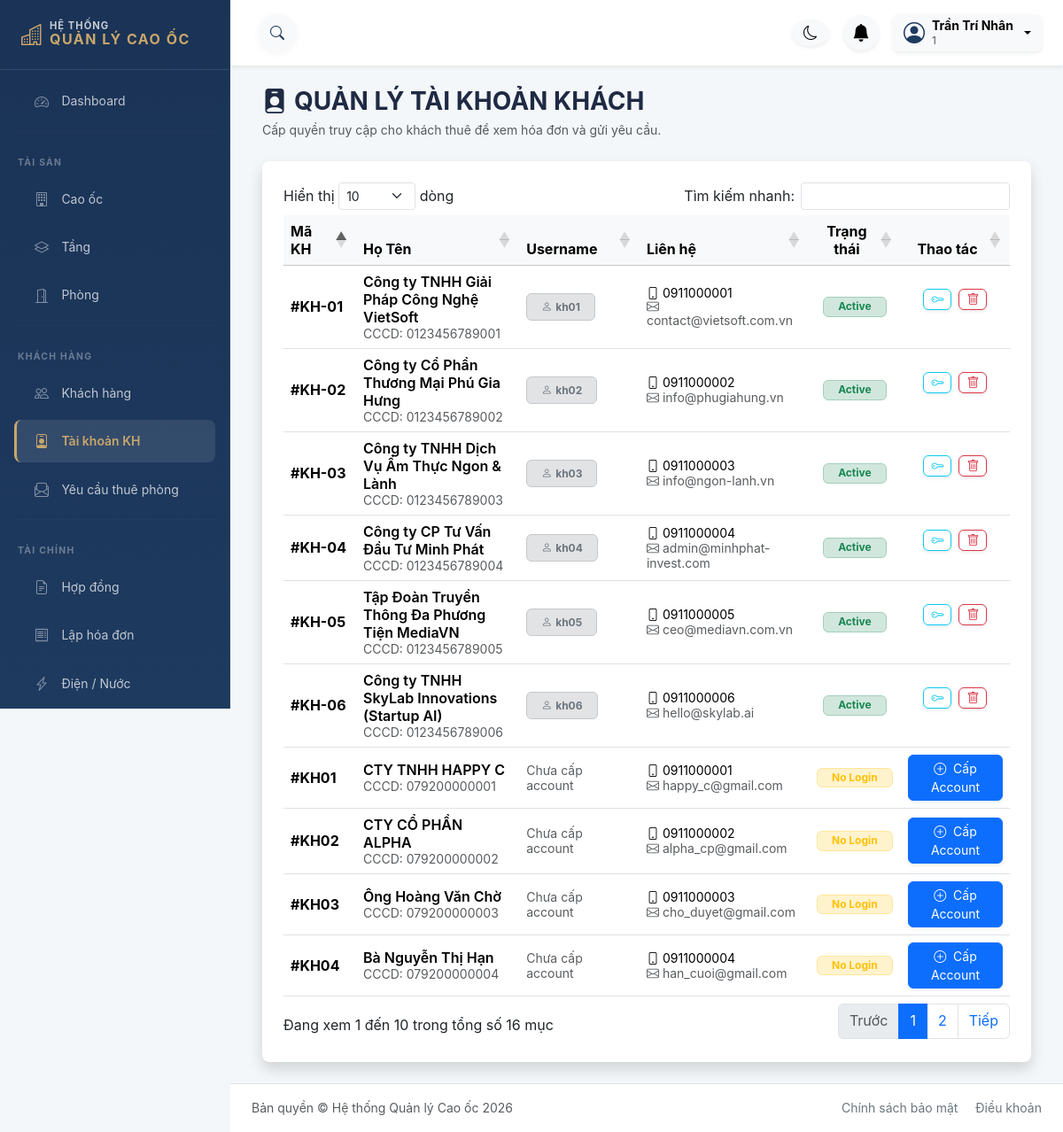
Page /modules/khach_hang_account/index.php (signed in) on the committed database.
### tables this page shows
CREATE TABLE KHACH_HANG_ACCOUNT (
    accountId VARCHAR(50) PRIMARY KEY,
    maKH VARCHAR(20) NOT NULL,
    username VARCHAR(100) NOT NULL UNIQUE,
    password_hash VARCHAR(255) NOT NULL,
    role_id INT DEFAULT 4 COMMENT '4 tương đương ROLE_KHACH_HANG',
    phai_doi_matkhau BOOLEAN DEFAULT 0,
    created_at DATETIME DEFAULT CURRENT_TIMESTAMP,
    deleted_at DATETIME DEFAULT NULL,
    CONSTRAINT fk_account_kh FOREIGN KEY (maKH) REFERENCES KHACH_HANG(maKH) ON DELETE CASCADE
);

CREATE TABLE KHACH_HANG (
    maKH VARCHAR(20) PRIMARY KEY,
    tenKH VARCHAR(100) NOT NULL,
    cccd VARCHAR(20) UNIQUE,
    sdt VARCHAR(15),
    email VARCHAR(100),
    diaChi TEXT,
    deleted_at DATETIME DEFAULT NULL
);

### modules/khach_hang_account/index.php (the view, shortened to what this page needs)
<?php
$pdo = Database::getInstance()->getConnection();
try {
    $stmt = $pdo->query("
        SELECT kh.maKH, kh.tenKH, kh.sdt, kh.email, kh.cccd,
               acc.accountId, acc.username, acc.created_at as acc_created
        FROM KHACH_HANG kh
        LEFT JOIN KHACH_HANG_ACCOUNT acc ON kh.maKH = acc.maKH
        WHERE kh.deleted_at IS NULL
        ORDER BY acc.accountId DESC, kh.maKH DESC
    ");
    $listAccounts = $stmt->fetchAll(PDO::FETCH_ASSOC);
} catch (PDOException $e) {
    error_log("Lỗi truy vấn Account: " . $e->getMessage());
    $listAccounts = [];
}
include __DIR__ . '/../../includes/admin/admin-header.php';
?>
<div class="admin-layout">
    <?php include __DIR__ . '/../../includes/admin/sidebar.php'; ?>
    <div class="admin-main-wrapper flex-grow-1">
        <?php include __DIR__ . '/../../includes/admin/topbar.php'; ?>
        <main class="admin-main-content p-4">
            <div class="container-fluid">
                <div class="mb-4 d-flex justify-content-between align-items-center">
                    <div>
                        <h2 class="h3 fw-bold text-navy mb-1"><i class="bi bi-person-badge-fill me-2"></i>QUẢN LÝ TÀI KHOẢN KHÁCH</h2>
                        <p class="text-muted small mb-0">Cấp quyền truy cập cho khách thuê để xem hóa đơn và gửi yêu cầu.</p>
                    </div>
                </div>
                <div class="card shadow border-0 rounded-3">
                    <div class="card-body p-4">
                        <div class="table-responsive">
                            <table class="table table-hover align-middle table-datatable">
                                <thead class="table-light">
                                    <tr>
                                        <th width="10%">Mã KH</th>
                                        <th>Họ Tên</th>
                                        <th>Username</th>
                                        <th>Liên hệ</th>
                                        <th class="text-center">Trạng thái</th>
                                        <th width="15%" class="text-center">Thao tác</th>
                                    </tr>
                                </thead>
                                <tbody>
                                    <?php foreach ($listAccounts as $acc): ?>
                                        <tr>
                                            <td class="fw-bold">#<?= htmlspecialchars($acc['maKH']) ?></td>
                                            <td>
                                                <div class="fw-semibold text-navy"><?= htmlspecialchars($acc['tenKH']) ?></div>
                                                <small class="text-muted">CCCD: <?= htmlspecialchars($acc['cccd'] ?? 'N/A') ?></small>
                                            </td>
                                            <td>
                                                <?php if($acc['username']): ?>
                                                    <span class="badge bg-secondary-subtle text-secondary border border-secondary-subtle px-3 py-2">
                                                        <i class="bi bi-person me-1"></i><?= htmlspecialchars($acc['username']) ?>
                                                    </span>
                                                <?php else: ?>
                                                    <span class="text-muted italic small">Chưa cấp account</span>
                                                <?php endif; ?>
                                            </td>
                                            <td>
                                                <div class="small"><i class="bi bi-phone me-1"></i><?= htmlspecialchars($acc['sdt']) ?></div>
                                                <div class="small text-muted"><i class="bi bi-envelope me-1"></i><?= htmlspecialchars($acc['email']) ?></div>
                                            </td>
                                            <td class="text-center">
                                                <?php if($acc['accountId']): ?>
                                                    <span class="badge bg-success-subtle text-success border border-success-subtle px-3">Active</span>
                                                <?php else: ?>
                                                    <span class="badge bg-warning-subtle text-warning border border-warning-subtle px-3">No Login</span>
                                                <?php endif; ?>
                                            </td>
                                            <td class="text-center">
                                                <div class="d-flex justify-content-center gap-2">
                                                    <?php if(!$acc['accountId']): ?>
                                                        <a href="tao_taikhoan.php?maKH=<?= urlencode($acc['maKH']) ?>"
                                                           class="btn btn-sm btn-primary rounded shadow-sm px-3"
                                                           title="Cấp tài khoản mới">
                                                            <i class="bi bi-plus-circle me-1"></i> Cấp Account
                                                        </a>
                                                    <?php else: ?>
                                                        <form id="form-reset-<?= $acc['accountId'] ?>" action="reset_matkhau.php" method="POST" class="d-inline">
                                                            <button type="button" class="btn btn-sm btn-outline-info rounded shadow-sm" title="Đặt lại mật khẩu"
                                                                    onclick="confirmAction('reset', '<?= $acc['accountId'] ?>')">
                                                                <i class="bi bi-key"></i>
                                                            </button>
                                                        </form>
                                                        <form id="form-delete-<?= $acc['accountId'] ?>" action="xoa_account.php" method="POST" class="d-inline">
                                                            <button type="button" class="btn btn-sm btn-outline-danger rounded shadow-sm" title="Xóa tài khoản"
                                                                    onclick="confirmAction('delete', '<?= $acc['accountId'] ?>')">
                                                                <i class="bi bi-trash"></i>
                                                            </button>
                                                        </form>
                                                    <?php endif; ?>
                                                </div>
                                            </td>
                                        </tr>
                                    <?php endforeach; ?>
                                </tbody>
                            </table>
                        </div>
                    </div>
                </div>
            </div>
        </main>
        <?php include __DIR__ . '/../../includes/admin/admin-footer.php'; ?>
    </div>
</div>
</body>
</html>

### assets/css/style.css (style rules this page uses)
.admin-layout { display: flex; min-height: 100vh; align-items: stretch; }
.admin-main-wrapper { flex: 1; min-width: 0; overflow-x: hidden; display: flex; flex-direction: column; }
.admin-main-content { flex: 1; padding: 1.5rem 2rem; }

### includes/admin/admin-header.php (style rules this page uses)
.admin-layout { display: flex; min-height: 100vh; }
.admin-main-wrapper { flex-grow: 1; display: flex; flex-direction: column; min-width: 0; transition: all 0.3s ease; }
.admin-main-content { flex-grow: 1; padding: 0.5rem 1.5rem 1.5rem; max-width: 1440px; margin: 0 auto; width: 100%; }

### rows in the picture
khach_hang_account: maKH.maKH "KH-06", maKH.tenKH "Công ty TNHH SkyLab Innovations (Startup AI)", maKH.cccd "0123456789006", username "kh06", maKH.sdt "0911000006", maKH.email "hello@skylab.ai", shows "Active"
khach_hang_account: maKH.maKH "KH-05", maKH.tenKH "Tập Đoàn Truyền Thông Đa Phương Tiện MediaVN", maKH.cccd "0123456789005", username "kh05", maKH.sdt "0911000005", maKH.email "ceo@mediavn.com.vn", shows "Active"
khach_hang_account: maKH.maKH "KH-04", maKH.tenKH "Công ty CP Tư Vấn Đầu Tư Minh Phát", maKH.cccd "0123456789004", username "kh04", maKH.sdt "0911000004", maKH.email "admin@minhphat-invest.com", shows "Active"
khach_hang_account: maKH.maKH "KH-03", maKH.tenKH "Công ty TNHH Dịch Vụ Ẩm Thực Ngon & Lành", maKH.cccd "0123456789003", username "kh03", maKH.sdt "0911000003", maKH.email "info@ngon-lanh.vn", shows "Active"
khach_hang_account: maKH.maKH "KH-02", maKH.tenKH "Công ty Cổ Phần Thương Mại Phú Gia Hưng", maKH.cccd "0123456789002", username "kh02", maKH.sdt "0911000002", maKH.email "info@phugiahung.vn", shows "Active"
khach_hang_account: maKH.maKH "KH-01", maKH.tenKH "Công ty TNHH Giải Pháp Công Nghệ VietSoft", maKH.cccd "0123456789001", username "kh01", maKH.sdt "0911000001", maKH.email "contact@vietsoft.com.vn", shows "Active"
khach_hang: maKH "KH04", tenKH "Bà Nguyễn Thị Hạn", cccd "079200000004", shows "Chưa cấp account", sdt "0911000004", email "han_cuoi@gmail.com", shows "No Login"
khach_hang: maKH "KH03", tenKH "Ông Hoàng Văn Chờ", cccd "079200000003", shows "Chưa cấp account", sdt "0911000003", email "cho_duyet@gmail.com", shows "No Login"
khach_hang: maKH "KH02", tenKH "CTY CỔ PHẦN ALPHA", cccd "079200000002", shows "Chưa cấp account", sdt "0911000002", email "alpha_cp@gmail.com", shows "No Login"
khach_hang: maKH "KH01", tenKH "CTY TNHH HAPPY C", cccd "079200000001", shows "Chưa cấp account", sdt "0911000001", email "happy_c@gmail.com", shows "No Login"

### other values in the picture
$ten_user "Trần Trí Nhân"
$user_role "1"
